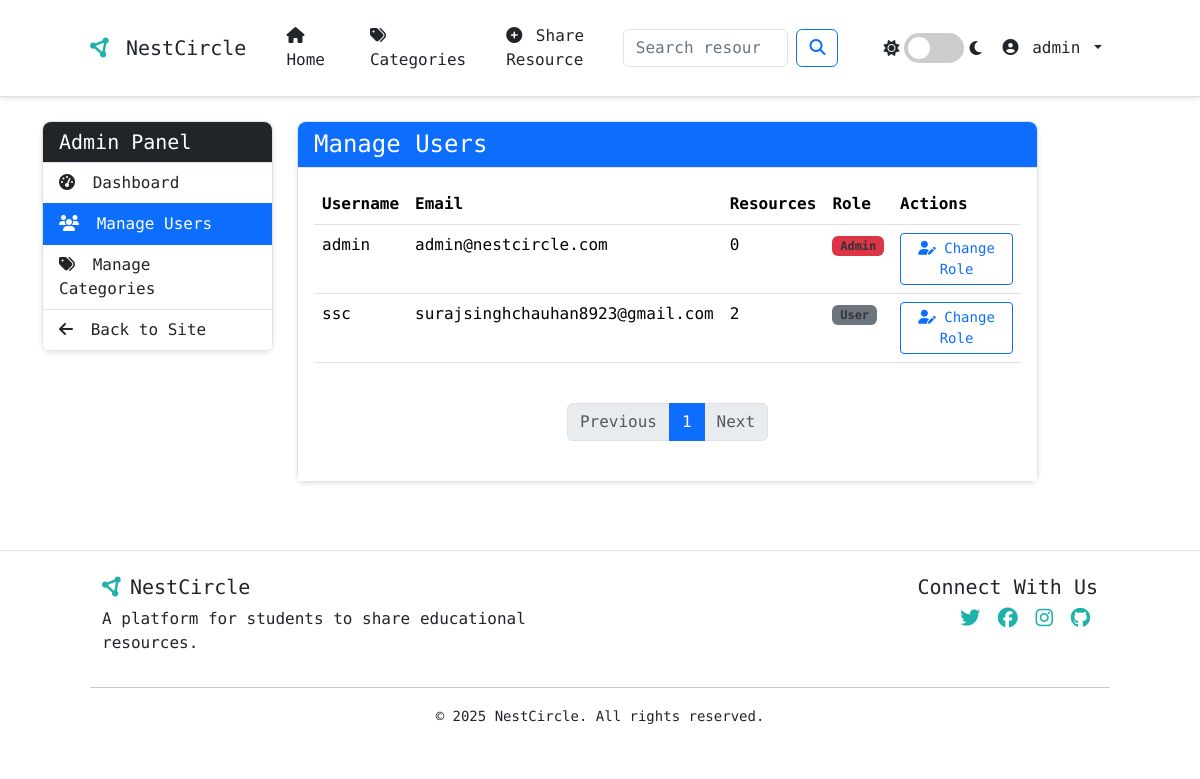
Before: /admin/users (signed in) with the older database file.
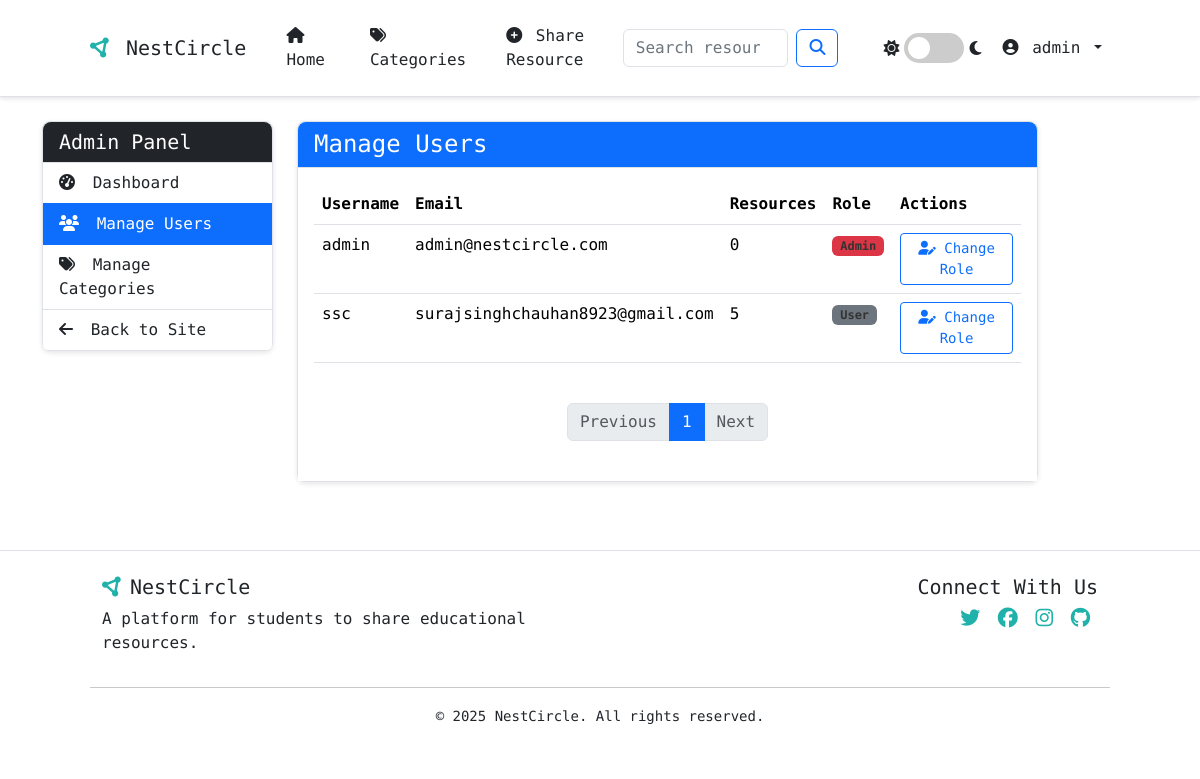
After: the same page with the newer database file.
### app.py (models this page shows, shortened)
class User(db.Model, UserMixin):
    id = db.Column(db.Integer, primary_key=True)
    username = db.Column(db.String(20), unique=True, nullable=False)
    email = db.Column(db.String(120), unique=True, nullable=False)
    password = db.Column(db.String(60), nullable=False)
    role = db.Column(db.String(20), nullable=False, default='user')  # 'user', 'moderator', 'admin'
    email_verified = db.Column(db.Boolean, default=False)
    notification_preferences = db.Column(db.Text, default='{"new_resources": true, "comments_on_resources": true, "ratings_on_resources": false}')
    resources = db.relationship('Resource', backref='author', lazy=True)
    ratings = db.relationship('Rating', backref='user', lazy=True)
    comments = db.relationship('Comment', backref='author', lazy=True)
    bookmarks = db.relationship('Bookmark', backref='user', lazy=True)
    def has_role(self, role):
        if role == 'user':
            return True
        elif role == 'moderator':
            return self.role in ['moderator', 'admin']
        elif role == 'admin':
            return self.role == 'admin'
        return False

### app.py (the view)
@app.route('/admin/users')
@login_required
@role_required('admin')
def manage_users():
    page = request.args.get('page', 1, type=int)
    per_page = 15
    users = User.query.order_by(User.username).paginate(page=page, per_page=per_page)
    return render_template('admin/users.html', users=users)

### app.py (called while the page is built)
@login_manager.user_loader
def load_user(user_id):
    return User.query.get(int(user_id))

def role_required(role):
    def decorator(f):
        @wraps(f)
        def decorated_function(*args, **kwargs):
            if not current_user.is_authenticated or not current_user.has_role(role):
                flash('You do not have permission to access this page.', 'danger')
                return redirect(url_for('home'))
            return f(*args, **kwargs)
        return decorated_function
    return decorator

@app.context_processor
def inject_now():
    return {'now': datetime.utcnow()}

@app.context_processor
def inject_user_roles():
    return {'is_admin': current_user.is_authenticated and current_user.has_role('admin'),
            'is_moderator': current_user.is_authenticated and current_user.has_role('moderator')}

### templates/admin/users.html (shortened to what this page needs)
{% extends "admin/base.html" %}
{% block admin_content %}
<div class="card">
    <div class="card-header bg-primary text-white">
        <h4 class="mb-0">Manage Users</h4>
    </div>
    <div class="card-body">
        <div class="table-responsive">
            <table class="table table-hover">
                <thead>
                    <tr>
                        <th>Username</th>
                        <th>Email</th>
                        <th>Resources</th>
                        <th>Role</th>
                        <th>Actions</th>
                    </tr>
                </thead>
                <tbody>
                    {% for user in users.items %}
                        <tr>
                            <td>{{ user.username }}</td>
                            <td>{{ user.email }}</td>
                            <td>{{ user.resources|length }}</td>
                            <td>
                                {% if user.role == 'admin' %}
                                    <span class="badge bg-danger">Admin</span>
                                {% elif user.role == 'moderator' %}
                                    <span class="badge bg-warning">Moderator</span>
                                {% else %}
                                    <span class="badge bg-secondary">User</span>
                                {% endif %}
                            </td>
                            <td>
                                <button class="btn btn-sm btn-outline-primary" data-bs-toggle="modal" data-bs-target="#roleModal-{{ user.id }}">
                                    <i class="fas fa-user-edit"></i> Change Role
                                </button>
                            </td>
                        </tr>
                    {% endfor %}
                </tbody>
            </table>
        </div>
        <nav aria-label="User pagination" class="my-4">
            <ul class="pagination justify-content-center">
                <li class="page-item {% if not users.has_prev %}disabled{% endif %}">
                    <a class="page-link" href="{{ url_for('manage_users', page=users.prev_num) if users.has_prev else '#' }}">
                        Previous
                    </a>
                </li>
                {% for page_num in users.iter_pages(left_edge=1, right_edge=1, left_current=1, right_current=2) %}
                    {% if page_num %}
                        <li class="page-item {% if page_num == users.page %}active{% endif %}">
                            <a class="page-link" href="{{ url_for('manage_users', page=page_num) }}">
                                {{ page_num }}
                            </a>
                        </li>
                    {% else %}
                        <li class="page-item disabled">
                            <span class="page-link">...</span>
                        </li>
                    {% endif %}
                {% endfor %}
                <li class="page-item {% if not users.has_next %}disabled{% endif %}">
                    <a class="page-link" href="{{ url_for('manage_users', page=users.next_num) if users.has_next else '#' }}">
                        Next
                    </a>
                </li>
            </ul>
        </nav>
    </div>
</div>
{% endblock %}

Changed rows visible on the page:
changed User "ssc": resources|length "2" → "5"
